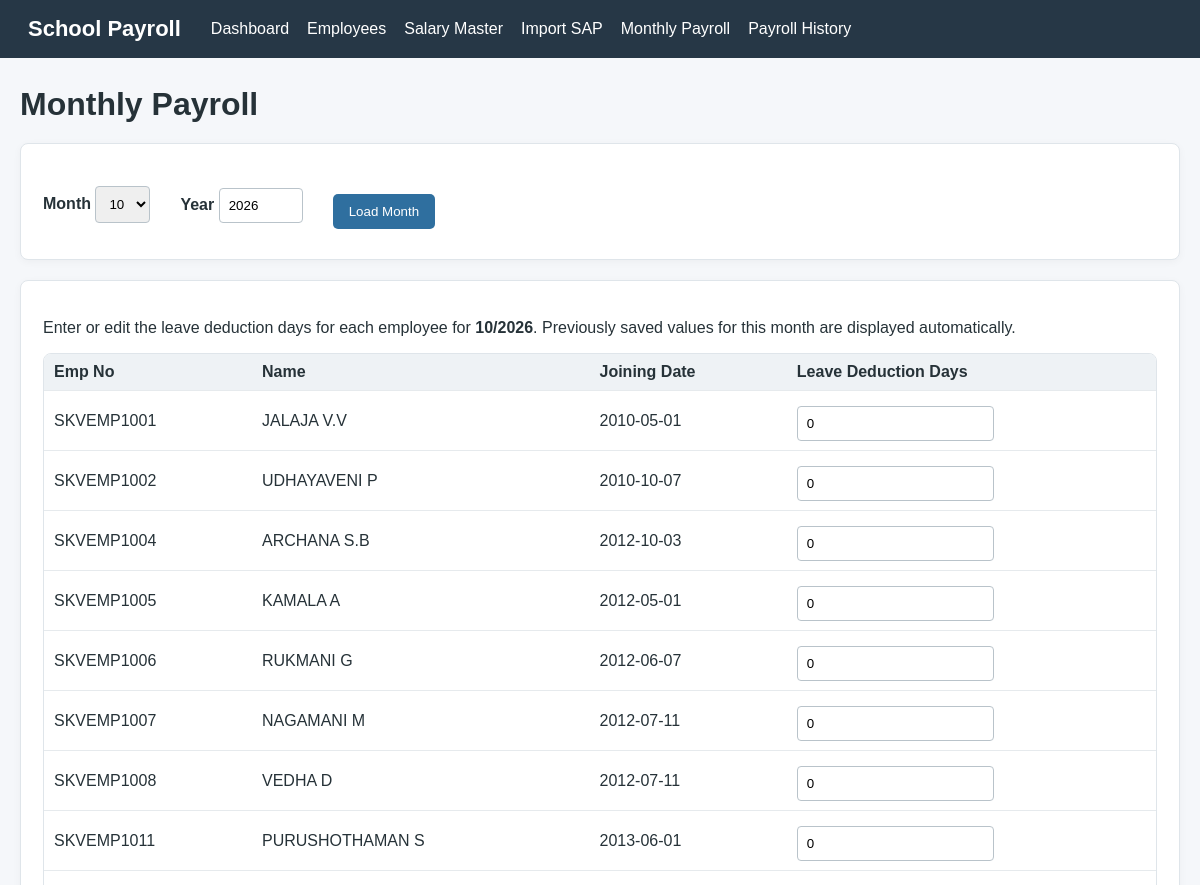
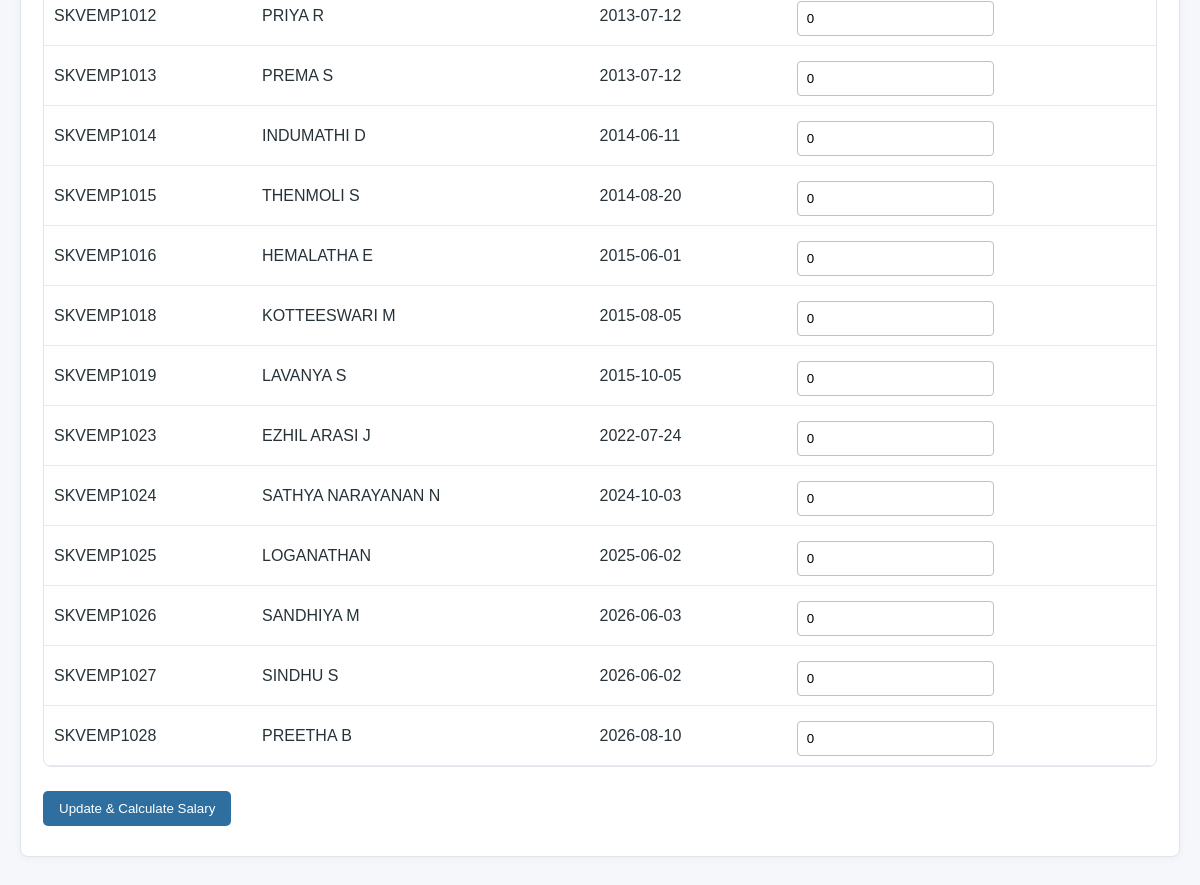
Page /payroll on the committed database (2 pictures, top to bottom).
### tables this page shows
CREATE TABLE employees (
        empno TEXT PRIMARY KEY,
        emp_type TEXT,
        first_name TEXT,
        last_name TEXT,
        full_name TEXT,
        designation TEXT,
        dob TEXT,
        gender TEXT,
        qualification TEXT,
        pre_exp TEXT,
        telephone1 TEXT,
        telephone2 TEXT,
        job_profile TEXT,
        joining_date TEXT NOT NULL,
        email TEXT,
        street TEXT,
        street2 TEXT,
        street3 TEXT,
        city TEXT,
        state TEXT,
        ctr TEXT,
        postal_code TEXT,
        doc_sub TEXT,
        resig_date TEXT,
        resig_reason TEXT,
        aadhar_no TEXT,
        pan_no TEXT,
        bank_ac TEXT,
        bank_name TEXT,
        prev_esi TEXT,
        prev_pf TEXT,
        curr_esi TEXT,
        current_pf TEXT,
        age TEXT,
        community TEXT,
        religion TEXT,
        caste TEXT,
        marital_status TEXT,
        pf_applicable INTEGER DEFAULT 0,
        esi_applicable INTEGER DEFAULT 0,
        created_by TEXT,
        created_on TEXT
    );

### app.py (the view, shortened to what this page needs)
@app.route("/payroll", methods=["GET","POST"])
def payroll():
    now = date.today()
    month = int(request.args.get("month", now.month))
    year = int(request.args.get("year", now.year))
    emps = eligible_employees(year, month)
    conn = db()
    saved_leave_rows = conn.execute("""
        SELECT empno, leave_days
        FROM leave_deductions
        WHERE payroll_month=? AND payroll_year=?
    """, (month, year)).fetchall()
    conn.close()
    leave_values = {
        row["empno"]: row["leave_days"]
        for row in saved_leave_rows
    }
    return render_template(
        "payroll.html",
        employees=emps,
        month=month,
        year=year,
        leave_values=leave_values
    )

### app.py (called while the page is built)
def db():
    conn = sqlite3.connect(DB_PATH)
    conn.row_factory = sqlite3.Row
    return conn

def iso(d):
    return d.isoformat() if d else None

def month_bounds(year, month):
    start = date(year, month, 1)
    if month == 12:
        end = date(year, 12, 31)
    else:
        end = date(year, month+1, 1).replace(day=1)
        end = end.fromordinal(end.toordinal()-1)
    return start, end

def eligible_employees(year, month):
    start, end = month_bounds(year, month)
    conn = db()
    rows = conn.execute("""
      SELECT * FROM employees
      WHERE (resig_date IS NULL OR resig_date > ?)
        AND joining_date < ?
      ORDER BY empno
    """, (iso(start), iso(end))).fetchall()
    conn.close()
    return rows

### templates/payroll.html (shortened to what this page needs)
{% extends "base.html" %}
{% block content %}
<h1>Monthly Payroll</h1>
<form method="get" class="panel">
  <div class="row">
    <label>Month
      <select name="month">
        {% for m in range(1,13) %}
          <option value="{{ m }}" {% if m==month %}selected{% endif %}>{{ m }}</option>
        {% endfor %}
      </select>
    </label>
    <label>Year
      <input type="number" name="year" value="{{ year }}" min="2000" max="2100">
    </label>
    <button type="submit">Load Month</button>
  </div>
</form>
<form method="post" class="panel">
  <p>
    Enter or edit the leave deduction days for each employee for
    <strong>{{ "%02d"|format(month) }}/{{ year }}</strong>.
    Previously saved values for this month are displayed automatically.
  </p>
  <div class="table-wrap">
    <table>
      <thead>
        <tr>
          <th>Emp No</th>
          <th>Name</th>
          <th>Joining Date</th>
          <th>Leave Deduction Days</th>
        </tr>
      </thead>
      <tbody>
      {% for e in employees %}
        <tr>
          <td>{{ e.empno }}</td>
          <td>{{ e.full_name }}</td>
          <td>{{ e.joining_date }}</td>
          <td>
            <input
              type="number"
              name="leave_{{ e.empno }}"
              value="{{ leave_values.get(e.empno, 0) }}"
              step="0.5"
              min="0"
            >
          </td>
        </tr>
      {% endfor %}
      </tbody>
    </table>
  </div>
  <button type="submit">Update &amp; Calculate Salary</button>
</form>
{% endblock %}

### static/style.css (style rules this page uses)
body { font-family:Arial,sans-serif;margin:0;background:#f5f7fa;color:#263238 }
h1 { margin-bottom:20px }
.card,.panel { background:white;border:1px solid #dfe5ea;border-radius:8px;padding:22px;box-shadow:0 2px 8px rgba(0,0,0,.04) }
.panel { margin-top:20px }
label { display:block;margin:14px 0;font-weight:bold }
input,select { padding:9px;margin-top:6px;border:1px solid #b9c3ca;border-radius:4px }
button,.button { display:inline-block;background:#2f6f9f;color:white;border:0;border-radius:5px;padding:10px 16px;text-decoration:none;cursor:pointer;margin:8px 6px 8px 0 }
.table-wrap { overflow:auto;background:white;border:1px solid #dfe5ea;border-radius:8px;margin:16px 0 }
table { border-collapse:collapse;width:100%;min-width:900px }
th,td { padding:9px 10px;border-bottom:1px solid #e6eaed;text-align:left;white-space:nowrap }
th { background:#eef2f5 }
.row { display:flex;gap:30px;align-items:end;flex-wrap:wrap }

### rows in the picture
employees: empno "SKVEMP1001", full_name "JALAJA V.V", joining_date "2010-05-01", get "0"
employees: empno "SKVEMP1002", full_name "UDHAYAVENI P", joining_date "2010-10-07", get "0"
employees: empno "SKVEMP1004", full_name "ARCHANA S.B", joining_date "2012-10-03", get "0"
employees: empno "SKVEMP1005", full_name "KAMALA A", joining_date "2012-05-01", get "0"
employees: empno "SKVEMP1006", full_name "RUKMANI G", joining_date "2012-06-07", get "0"
employees: empno "SKVEMP1007", full_name "NAGAMANI M", joining_date "2012-07-11", get "0"
employees: empno "SKVEMP1008", full_name "VEDHA D", joining_date "2012-07-11", get "0"
employees: empno "SKVEMP1011", full_name "PURUSHOTHAMAN S", joining_date "2013-06-01", get "0"
employees: empno "SKVEMP1012", full_name "PRIYA R", joining_date "2013-07-12", get "0"
employees: empno "SKVEMP1013", full_name "PREMA S", joining_date "2013-07-12", get "0"
employees: empno "SKVEMP1014", full_name "INDUMATHI D", joining_date "2014-06-11", get "0"
employees: empno "SKVEMP1015", full_name "THENMOLI S", joining_date "2014-08-20", get "0"
employees: empno "SKVEMP1016", full_name "HEMALATHA E", joining_date "2015-06-01", get "0"
employees: empno "SKVEMP1018", full_name "KOTTEESWARI M", joining_date "2015-08-05", get "0"
employees: empno "SKVEMP1019", full_name "LAVANYA S", joining_date "2015-10-05", get "0"
employees: empno "SKVEMP1023", full_name "EZHIL ARASI J", joining_date "2022-07-24", get "0"
employees: empno "SKVEMP1024", full_name "SATHYA NARAYANAN N", joining_date "2024-10-03", get "0"
employees: empno "SKVEMP1025", full_name "LOGANATHAN", joining_date "2025-06-02", get "0"
employees: empno "SKVEMP1026", full_name "SANDHIYA M", joining_date "2026-06-03", get "0"
employees: empno "SKVEMP1027", full_name "SINDHU S", joining_date "2026-06-02", get "0"
employees: empno "SKVEMP1028", full_name "PREETHA B", joining_date "2026-08-10", get "0"

### other values in the picture
{{ "%02d"|format(month) }} "10"
{{ year }} "2026"
form field month "10"
